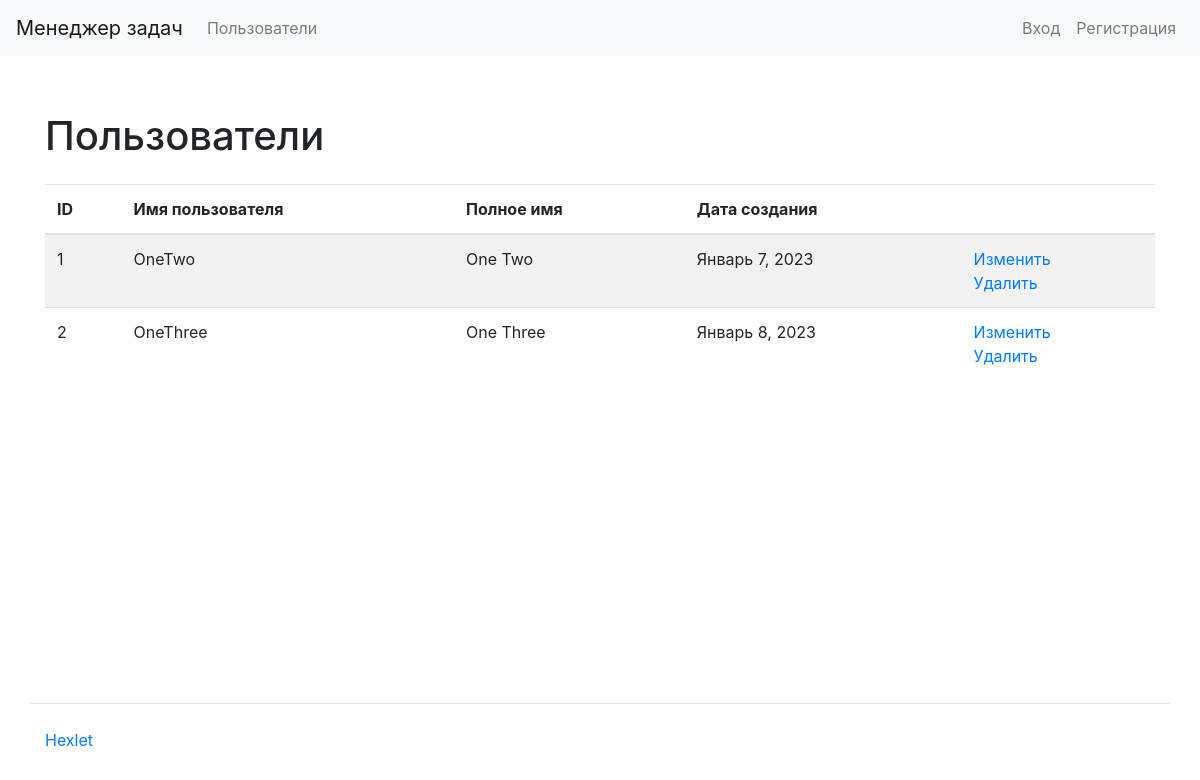
Before: /users/ with the older database file.
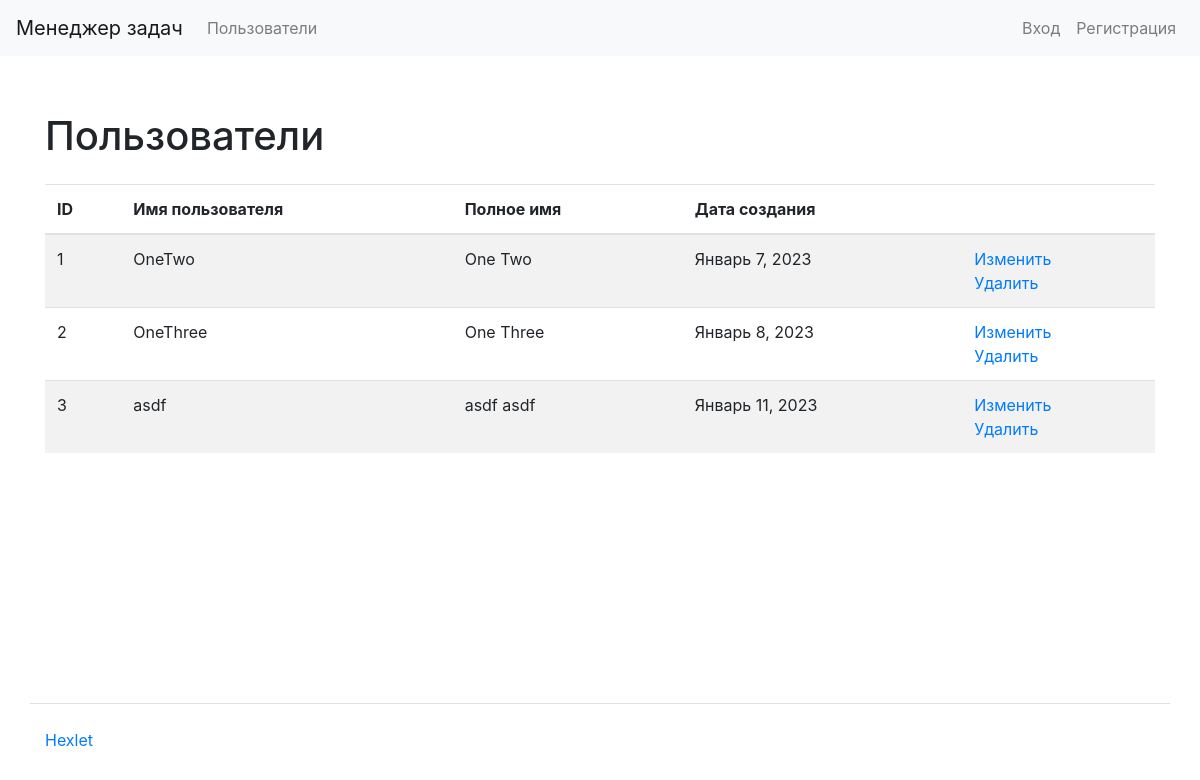
After: the same page with the newer database file.
### task_manager/users/models.py (models this page shows)
class CustomUser(AbstractUser):
    def __str__(self):
        return self.get_full_name()

### task_manager/users/views.py (the view)
# urls.py: path('', views.UsersListView.as_view(), name='users_index'),
class UsersListView(ListView):
    model = get_user_model()
    template_name = 'users/index.html'

### task_manager/templates/users/index.html (shortened to what this page needs)
{% extends "index.html" %}
{% load bootstrap4 %}
{% load i18n %}
{% block content %}
<div class="container wrapper flex-grow-1">
    <h1 class="my-4">
        {% trans "Users" %}
    </h1>
    <table class="table table-striped">
        <thead>
            <tr>
                <th>ID</th>
                <th>{% trans "Username" %}</th>
                <th>{% trans "Full name" %}</th>
                <th>{% trans "Creation date" %}</th>
                <th></th>
            </tr>
        </thead>
        <tbody>
            {% for user in object_list %}
            <tr>
                <td>{{ user.id }}</td>
                <td>{{ user.username }}</td>
                <td>{{ user.get_full_name }}</td>
                <td>{{ user.date_joined|date:"F j, Y" }}</td>
                <td>
                    <a href="{% url 'users_update' pk=user.id %}">
                        {% trans "Update" %}
                    </a>
                    <br/>
                    <a href="{% url 'users_update' pk=user.id %}">
                        {% trans "Delete" %}
                    </a>
                </td>
            </tr>
            {% endfor %}
        </tbody>
    </table>
</div>
{% endblock %}

Changed rows visible on the page:
added CustomUser: id "3", username "asdf", get_full_name "asdf asdf", date_joined "Январь 11, 2023"
